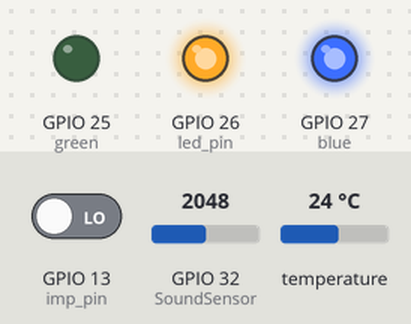
Bench run of a sketch on a simulated ESP32. On the bench: output pins drawn as LEDs (lit = HIGH). Dashed ring = blinking. The inputs (shaded band) are chosen by the test bench; at power-on: temperature 24 °C, GPIO 13 (imp_pin) LOW, GPIO 32 (SoundSensor) = 2048. WiFi joins after 1.5 s; servers stay silent unless stated; web services answer with replies made up by the test bench; what the sketch prints to the serial monitor is not drawn.

Above: at 3.2 s.
3.3 s: temperature set to 27.3 °C
5.5 s: temperature set to 28.4 °C
At 6.0 s:
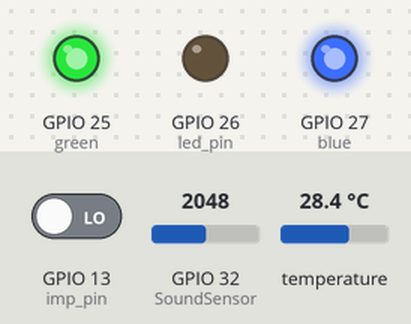
7.2 s: temperature set to 30.1 °C
9.5 s: temperature set to 31.7 °C
At 10.1 s:
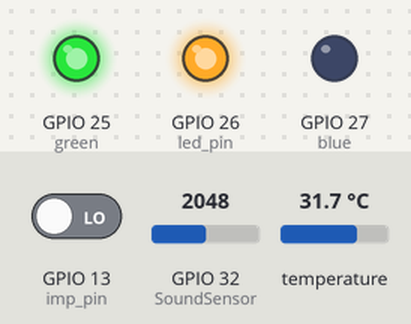
11.1 s: temperature set to 32.6 °C
At 13.5 s:
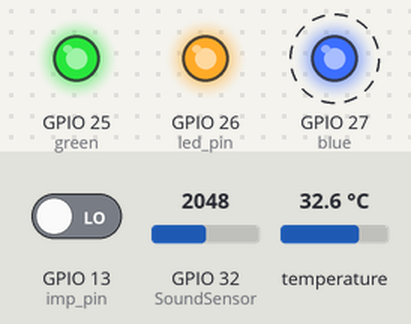
15.7 s: temperature set to 12 °C
At 17.4 s:
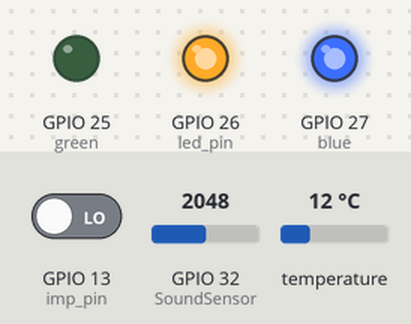
Timing chart, 0 to 18.9 s (numbered marks = the images above; inputs shaded):
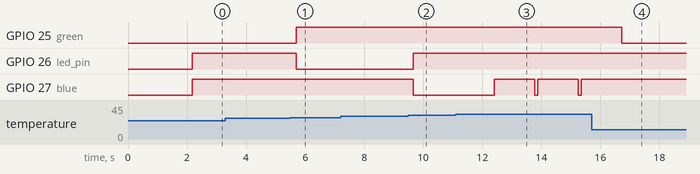

The sketch:

IoTkadai_kobayashi.ino
```cpp
// 寝ている子どもの動きを確認するプログラム

#include <WiFi.h>
#include <HTTPClient.h>
#include <OneWire.h> //library manager
#include <DallasTemperature.h>

const char* ssid = "AP01-01";
const char* password =  "1qaz2wsx";

const String endpoint = "https://maker.ifttt.com/trigger/";//定型url
const String eventName = "SchooMyIoT";//IFTTTのEvent Name
const String eventName2 = "SchooMyIoT2";//IFTTTのEvent Name
const String conn = "/with/key/";//定型url
const String Id = "SpluMUtU_DTXM5clG3iYt";//自分のIFTTTのYour Key

#define imp_pin 13 //imp OUTB:13
#define SoundSensor 32 //sound INA:33 INB:32
#define led_pin 26 //OUTA:26

// 温度
#define ONE_WIRE_BUS 33 //温度　INA:33 INB:32
#define SENSER_BIT    9      // 精度の設定bit

#define red 26
#define green 25
#define blue 27

OneWire oneWire(ONE_WIRE_BUS);
DallasTemperature sensors(&oneWire);

int val;
int SoundValue ;

void setup() {
  // 振動
  Serial.begin(115200);
  pinMode(imp_pin,INPUT);
  pinMode(led_pin,OUTPUT);

  // 音量
  pinMode (SoundSensor, INPUT);

  // wifi
  WiFi.begin(ssid, password);
  while (WiFi.status() != WL_CONNECTED) {
    delay(1000);
    Serial.println("Connecting to WiFi..");
  }
  Serial.println("Connected to the WiFi network");

  // LED
  sensors.setResolution(SENSER_BIT);

  // LED 使用するタイマーのチャネル,周波数,デューティ比を設定
  ledcSetup(0, 12800, 8);
  ledcSetup(1, 12800, 8);
  ledcSetup(2, 12800, 8);
  // 各色を各チャネルへ接続
  ledcAttachPin(red, 0);
  ledcAttachPin(green, 1);
  ledcAttachPin(blue, 2);
}

// 振動
int SensAve(){
  int i;
  int sval=0;
  int ave=0;

  for (i = 0; i < 10000; i++){
    sval = sval + digitalRead(imp_pin);  // アナログ入力ピンのセンサから
  }

  ave = sval / 100;
  return ave;
}

void loop() {

  // 音量
  SoundValue=analogRead(SoundSensor);
  Serial.print("音量：");
  Serial.println(SoundValue);

  // 振動
  val = SensAve();
  Serial.print("振動：");
  Serial.println(val);

  // 温度
  Serial.print("温度：");
  sensors.requestTemperatures();              // 温度取得要求
  Serial.println(sensors.getTempCByIndex(0)); //温度の取得&シリアル送信
  int temp = sensors.getTempCByIndex(0);

  Serial.println("---------------------------");

  //if(30 <= temp){                 //30℃以上の場合(危険)
  if(32 <= temp){
    ledcWrite(0, 255);
    ledcWrite(1, 255);
    ledcWrite(2, 0);
    delay(100);
    ledcWrite(0, 255);
    ledcWrite(1, 255);
    ledcWrite(2, 255);
    delay(50);
  }

  //if(26 <= temp && temp < 30){   　//26～29℃の場合(高温)
  if(31 <= temp && temp < 32){
    ledcWrite(0, 255);
    ledcWrite(1, 255);
    ledcWrite(2, 0);
  }

  //if(18 <= temp && temp < 26){    //18～25℃の場合(適温)
  if(28 <= temp && temp < 31){
    ledcWrite(0, 0);
    ledcWrite(1, 255);
    ledcWrite(2, 255);
  }

  //if(temp < 18){                  //17℃以下の場合(低温)
  if(temp < 28){
    ledcWrite(0, 255);
    ledcWrite(1, 0);
    ledcWrite(2, 255);
  }


  if ((WiFi.status() == WL_CONNECTED)) {

    // 振動感知
    if(val>0 && val<90) //val<xxのxxが感度。0～100
    {
      HTTPClient http;

      String value ="?value1=";   //値 value1=xxxx
      value = value + String(temp);

      http.begin(endpoint + eventName + conn + Id + value); //URLを指定
      int httpCode = http.GET();  //GETリクエストを送信

      if (httpCode == 200) { //返答がある場合
        Serial.println("異常を検知 LINEを送信");
      }else {
        Serial.println("Error on HTTP request");
      }
      http.end(); //Free the resources
    }

    // 音量感知
    if(1910 <= SoundValue)
    {
      HTTPClient http;

      String value2 ="?value1=";   //値 value1=xxxx
      value2 = value2 + String(temp);

      http.begin(endpoint + eventName2 + conn + Id + value2); //URLを指定
      int httpCode = http.GET();  //GETリクエストを送信

      if (httpCode == 200) { //返答がある場合
        Serial.println("異常を検知 LINEを送信");
      }else {
        Serial.println("Error on HTTP request");
      }
      http.end(); //Free the resources
    }
  }
  delay(500);
}

// 30℃以上(危険)　　赤点滅
// 26～29℃(高温) 　 赤
// 18～25℃(適温) 　 緑
// 17℃以下(低温)　　青
```

Measured:
- the behaviour switches between 27.9 and 28 °C on temperature (found by bisection; images 0 and 1)
- the behaviour switches between 30.9 and 31 °C on temperature (found by bisection; images 1 and 2)
- the behaviour switches between 31.9 and 32 °C on temperature (found by bisection; images 2 and 3)
- after the input at 3.3 s, every drawn part: stays the same
- after the input at 5.5 s, GPIO 25 (green): LOW → HIGH after 0.21 s; GPIO 26 (led_pin): HIGH → LOW after 0.21 s
- after the input at 7.2 s, every drawn part: stays the same
- after the input at 9.5 s, GPIO 26 (led_pin): LOW → HIGH after 0.17 s; GPIO 27 (blue): HIGH → LOW after 0.17 s
- after the input at 11.1 s, GPIO 27 (blue): alternates HIGH for 1.4 s and LOW for 0.10 s, starting after 1.3 s
- after the input at 15.7 s, GPIO 25 (green): HIGH → LOW after 1.0 s; GPIO 27 (blue): stops changing and stays HIGH
